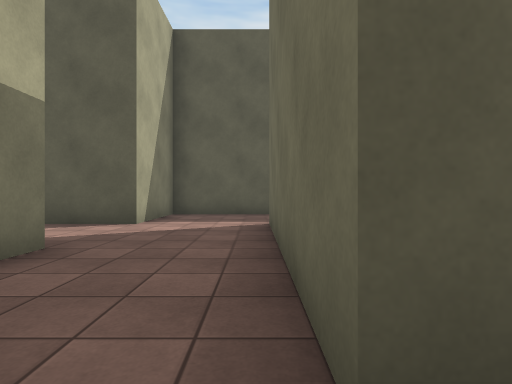
[1] (above)

22 first-person views from a walk through a Unity game level. The camera is 1.2 m above the floor, looks level and sees 80° across. The floor is counted in squares, 2 m on a side. Each view is taken from the middle of a square. On the plan, view 1 faces up. The plan holds only what a view shows up to about 9 squares ahead; the rest is blank. The place goes on beyond the plan. The player is left out. Some animated figures are not drawn. Surface patterns are stand-ins for the level's own textures.

[2]
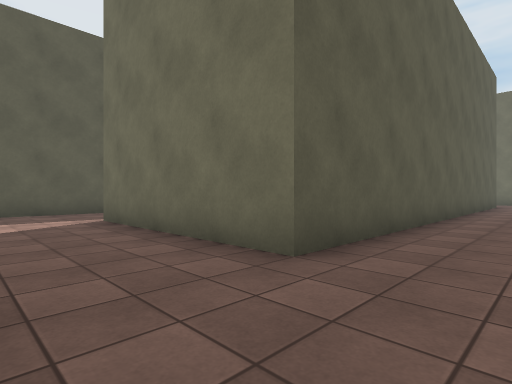

[3]
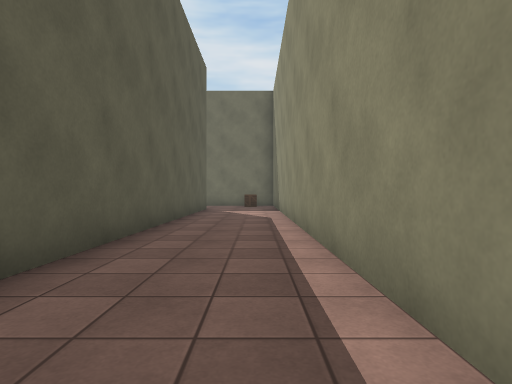

[4]
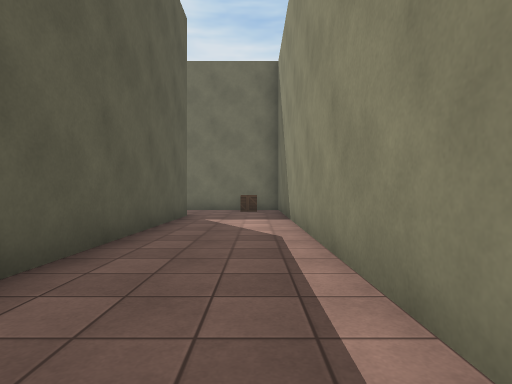

[5]
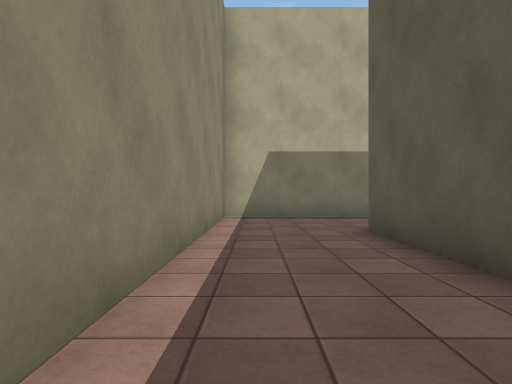

[6]
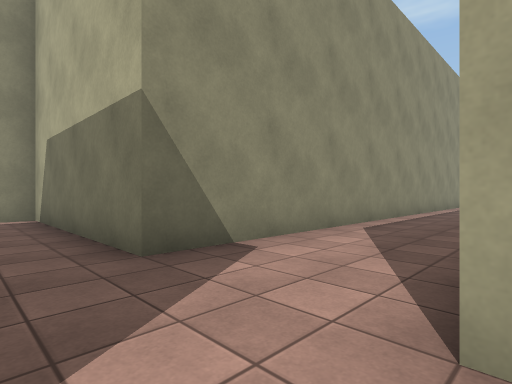

[7]
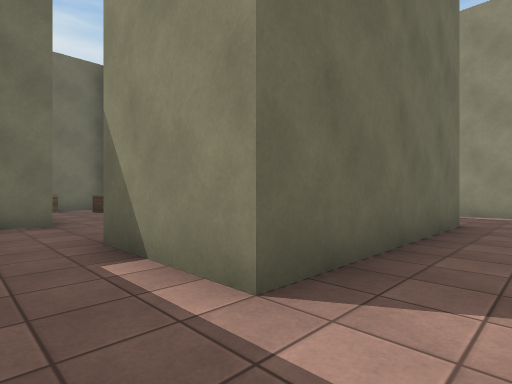

[8]
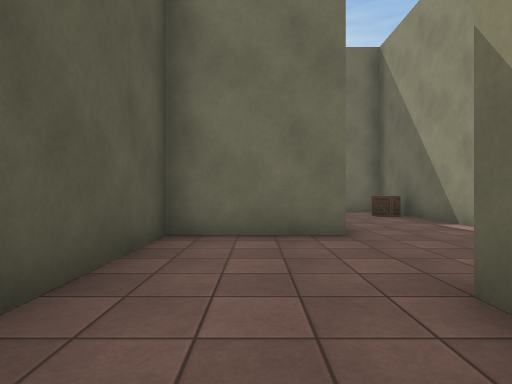

[9]
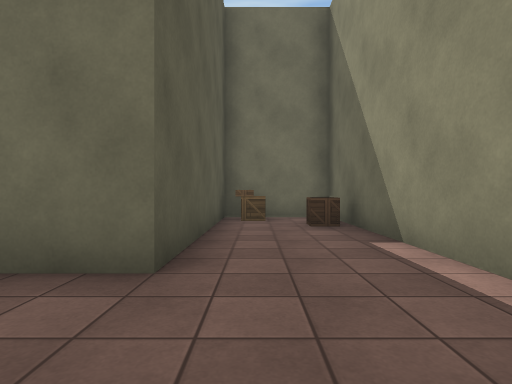

[10]
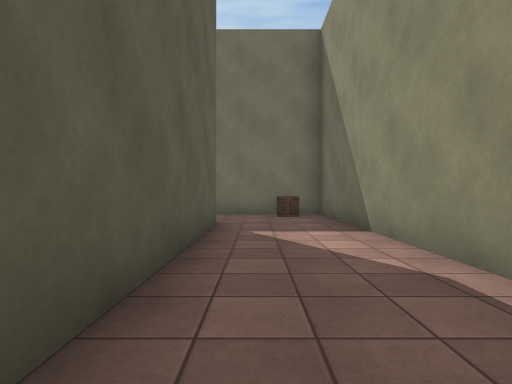

[11]
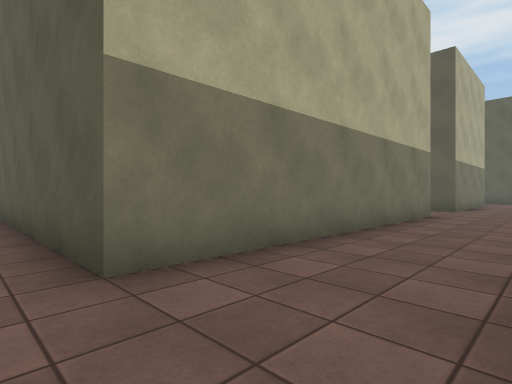

[12]
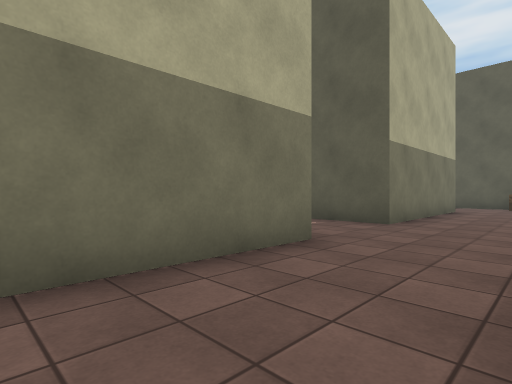

[13]
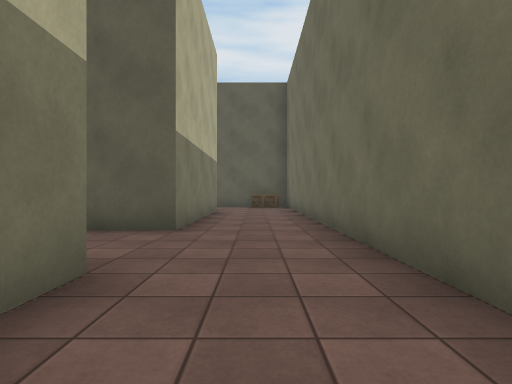

[14]
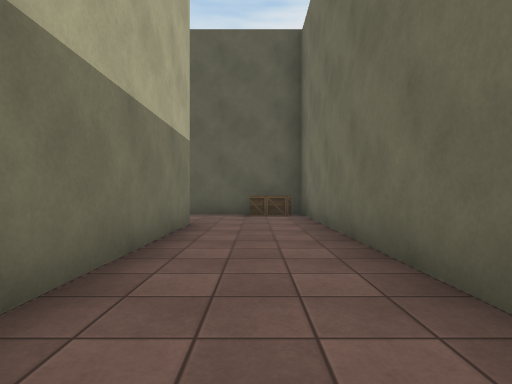

[15]
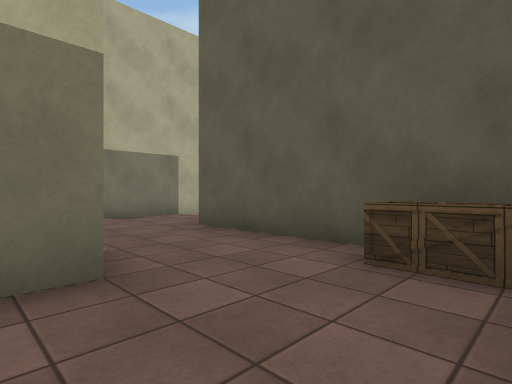

[16]
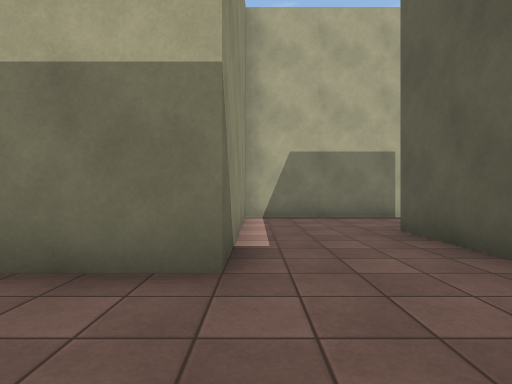

[17]
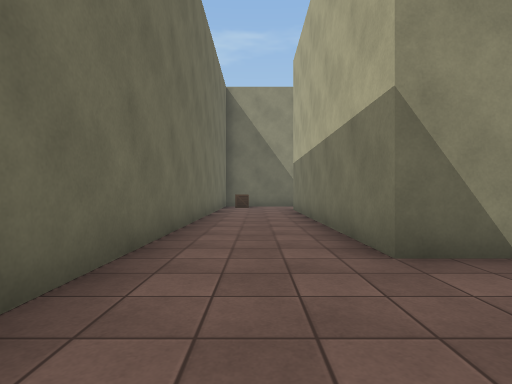

[18]
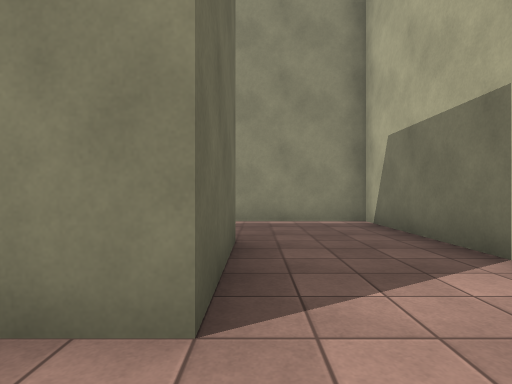

[19]
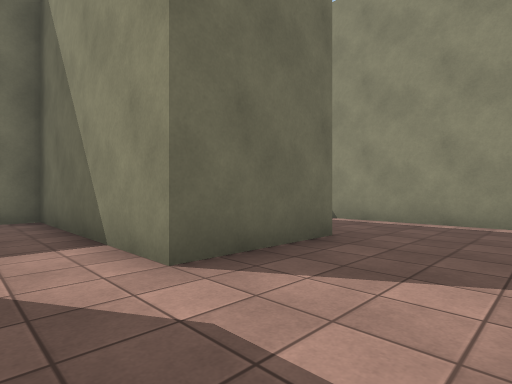

[20]
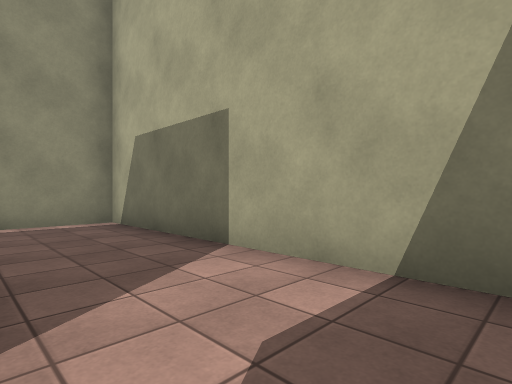

[21]
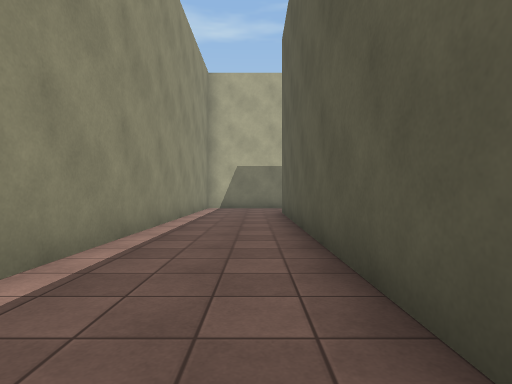

[22]
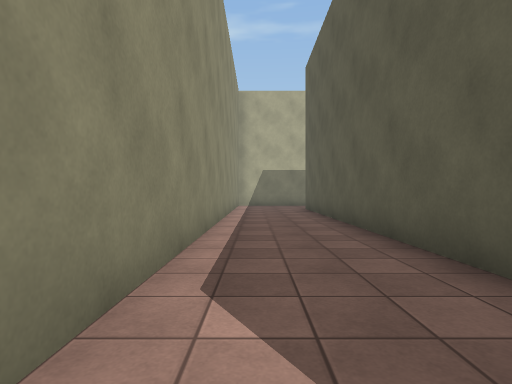

### Floor plan
Points are (right, up) in squares from view 1. A wall is a line through its corners. A room is listed if a view was taken in it or the views show most of it. See-through windows are left out.
Room 1 (views 1, 2, 3, 4, 5, 6, 7, 8, 9, 10, 21, 22)
walls: (5, 3.3) (10.2, 3.3) (10.2, 5.8) (5.2, 5.8) (5.2, 8.2) (-2.3, 8.2) (-2.3, 5.8) (-4, 5.8); (-6, 5.8) (-14.5, 5.8); (12.8, 0.7) (0.3, 0.7) (0.3, 5.7) (2.8, 5.7); (-14.5, 3.3) (-2.3, 3.3) (-2.3, -1.8) (13.6, -1.8)
ways out: opening at (12.5, -0.5) to room 2
objects: box (8, 4) to (9, 4); box (9, 5)
Room 2 (views 11, 12, 13, 14, 15, 16, 17, 18, 19, 20)
walls: (12.8, 8.2) (12.8, 0.7); (7.7, 21.9) (7.7, 15.7) (12.8, 15.7) (12.8, 10.8); (13.6, -1.8) (15.3, -1.8) (15.3, 18.3) (10.2, 18.3) (10.2, 20.7) (15.3, 20.7) (15.3, 21.4)
ways out: opening at (12.5, -0.5) to room 1; opening at (11.5, 9.5)
objects: box (14, -1); box (14, 18)

Where each view was taken, in squares from view 1:
view 1: 0 up, 0 right, facing up
view 2: 1 down, 2 left, facing up-right
view 3: 1 down, 2 right, facing right
view 4: 1 down, 5 right, facing right
view 5: 1 down, 5 right, facing left
view 6: 6 up, 1 left, facing down-left
view 7: 7 up, 1 left, facing down-right
view 8: 7 up, 1 right, facing right
view 9: 5 up, 3 right, facing right
view 10: 0 up, 7 right, facing right
view 11: 0 up, 15 right, facing up-left
view 12: 5 up, 15 right, facing up-left
view 13: 6 up, 14 right, facing up
view 14: 10 up, 14 right, facing up
view 15: 15 up, 15 right, facing up-left
view 16: 16 up, 15 right, facing left
view 17: 11 up, 14 right, facing down
view 18: 22 up, 10 right, facing down
view 19: 22 up, 8 right, facing down-right
view 20: 22 up, 10 right, facing down-left
view 21: 5 up, 6 left, facing left
view 22: 4 up, 4 left, facing left
